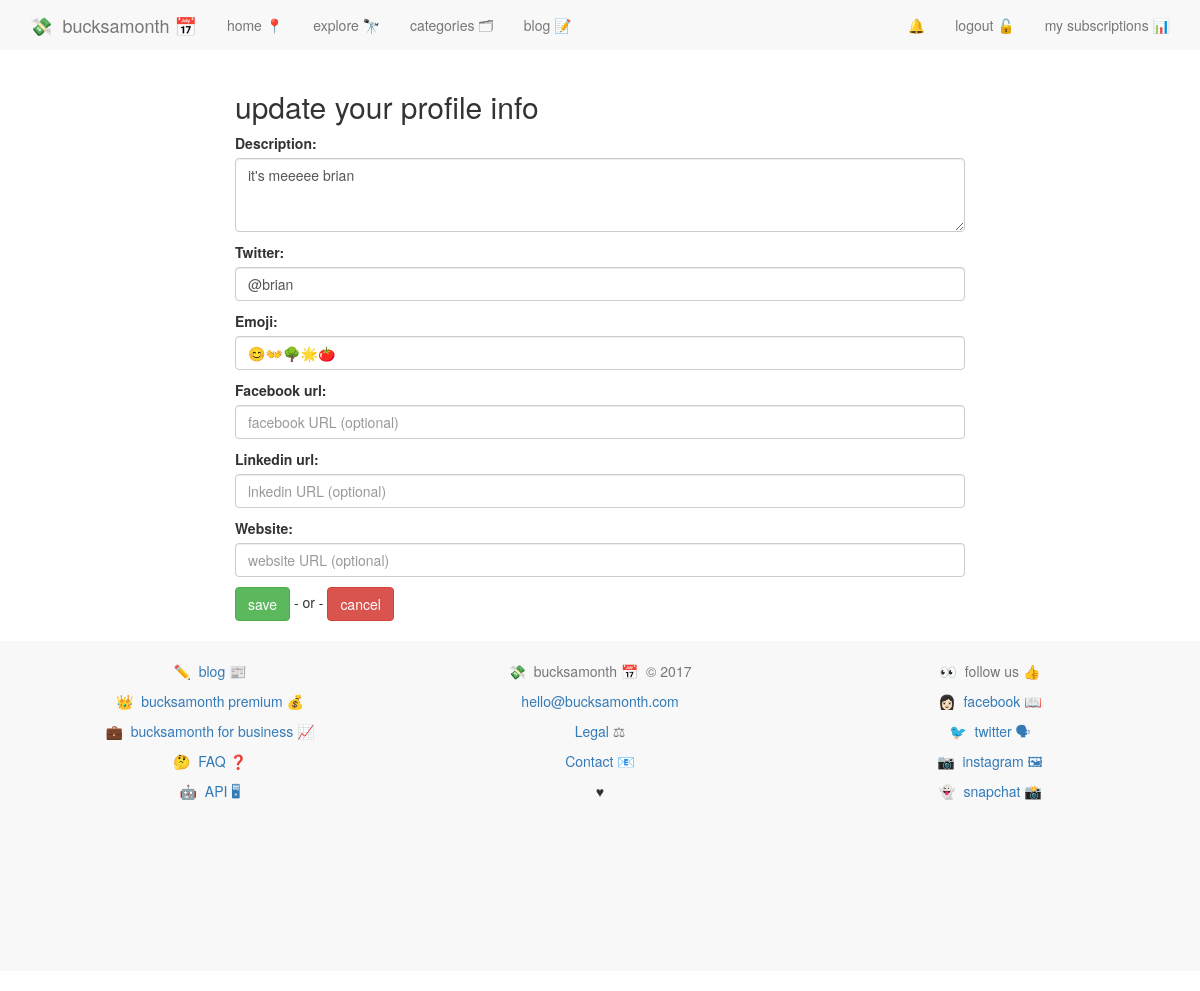
The app's page /account/profile/edit/ (signed in), older data.
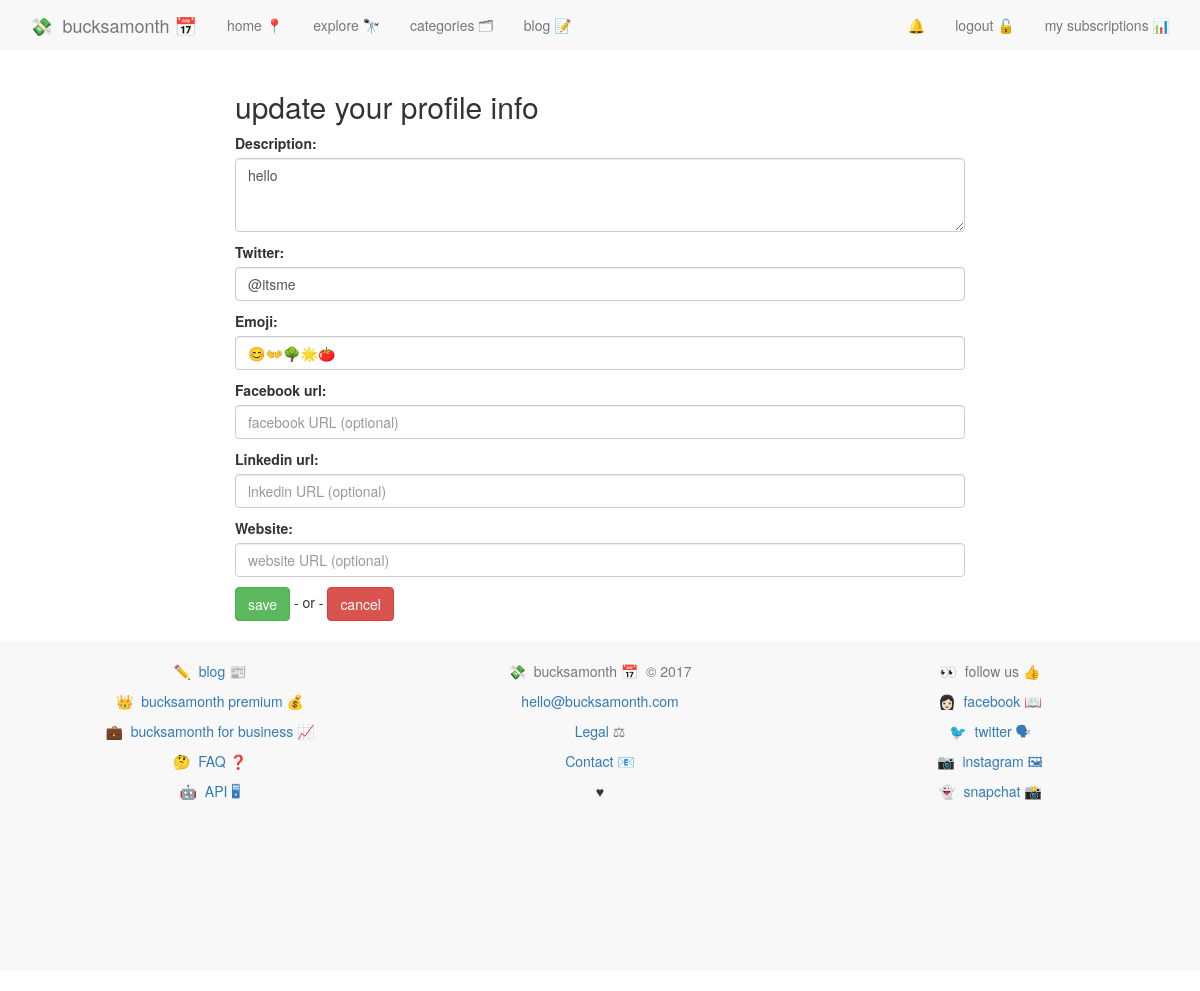
The same page, newer data.
### accounts/models.py (models this page shows, shortened)
class UserProfile(models.Model):
	user = models.OneToOneField(User)
	description = models.CharField(max_length=100, default='')
	twitter = models.CharField(max_length=100, default='')
	emoji = models.CharField(max_length=10, default='')
	facebook_url = models.URLField(max_length=400, blank=True)
	linkedin_url = models.URLField(max_length=400, blank=True)
	website = models.URLField(max_length=400, blank=True)
	setup = models.BooleanField(default=False)
	uid = models.CharField(default=uuid.uuid4, max_length=40)
	email_valid = models.BooleanField(default=False)
	followers = models.ManyToManyField('self')
	join_date = models.DateTimeField(auto_now_add=True, null=True, blank=True)

### accounts/views.py (the view)
def update_personal_info(request):
	if request.user.is_authenticated():
		user_profile = UserProfile.objects.get(user=request.user)
		form = EditPersonalInfoForm(request.POST or None, instance=request.user.userprofile)
		context = {
			'form':form,
		}
		if request.method=="POST":
			if form.is_valid():
				instance = form.save(commit=False)
				instance.setup = True
				instance.save()
				return redirect('accounts:profile')
		return render(request, 'accounts/userprofile_form.html', context)
	else:
		messages.success(request, "you can't do that")
		return redirect('services:home')

### accounts/templates/accounts/userprofile_form.html (shortened to what this page needs)
{% extends 'base.html' %}
{% block content %}
{% include 'nav.html' %}
<div class="col-md-8 col-md-offset-2">
<h2>update your profile info</h2>
<form type="" method="post">
{{ form.as_p }}
<input type="submit" class="btn btn-success" value="save"></input> - or -
<a class="btn btn-danger" href="{% url 'accounts:profile' %}">cancel</a>
</form>
</div>
{% endblock %}

Row changes from the older to the newer data that the page shows:
changed UserProfile: description "it's meeeee brian" → "hello"; twitter "@brian" → "@itsme"
